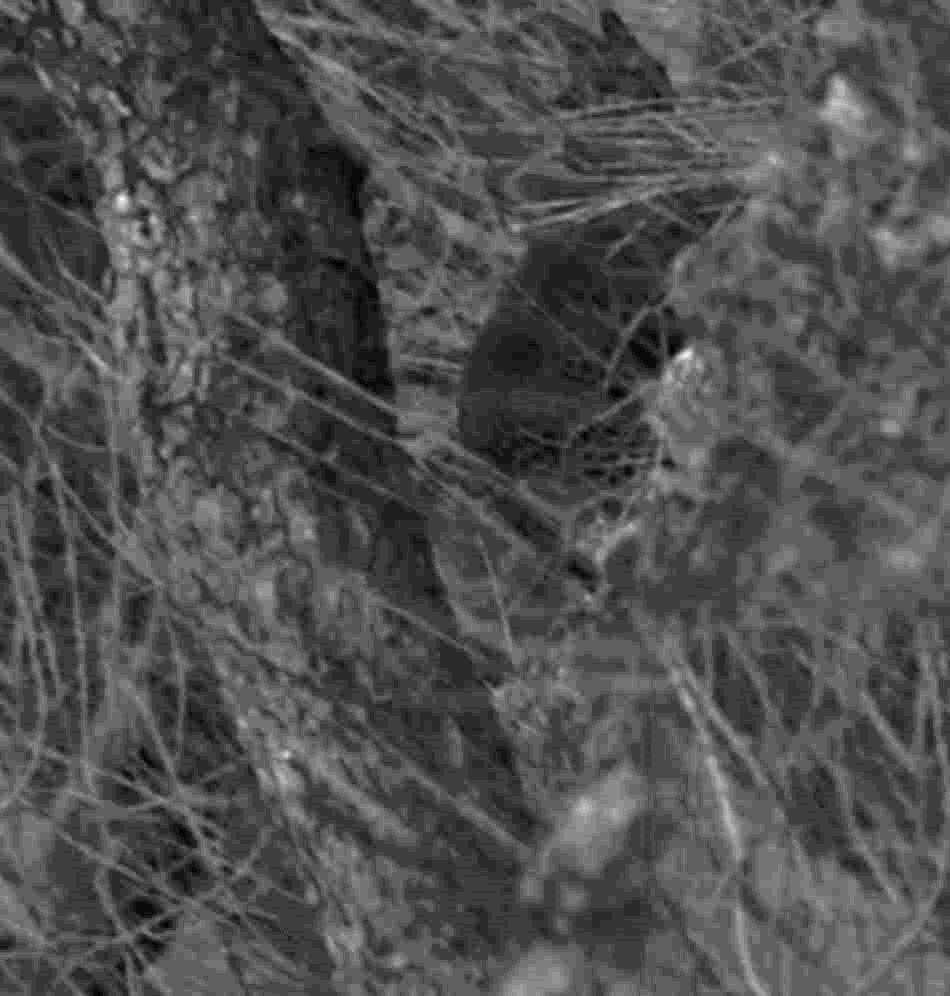
#> input picture cctv3.png, 950 x 996 px
$ python clahe3.py
#> lines starting #> are read from the running program, lines starting #| are printed output that depends on the picture
import cv2
import numpy as np

#reading a image from computer and taking dimensions
img = cv2.imread('cctv3.png')
#> img is the input picture: shape (996, 950, 3); min 0, max 24, mean 7.5
rows, cols = img.shape[:2]
#> rows = 996; cols = 950


#Boxfilter and blur function blurring
output_blur = cv2.blur(img, (25,25))
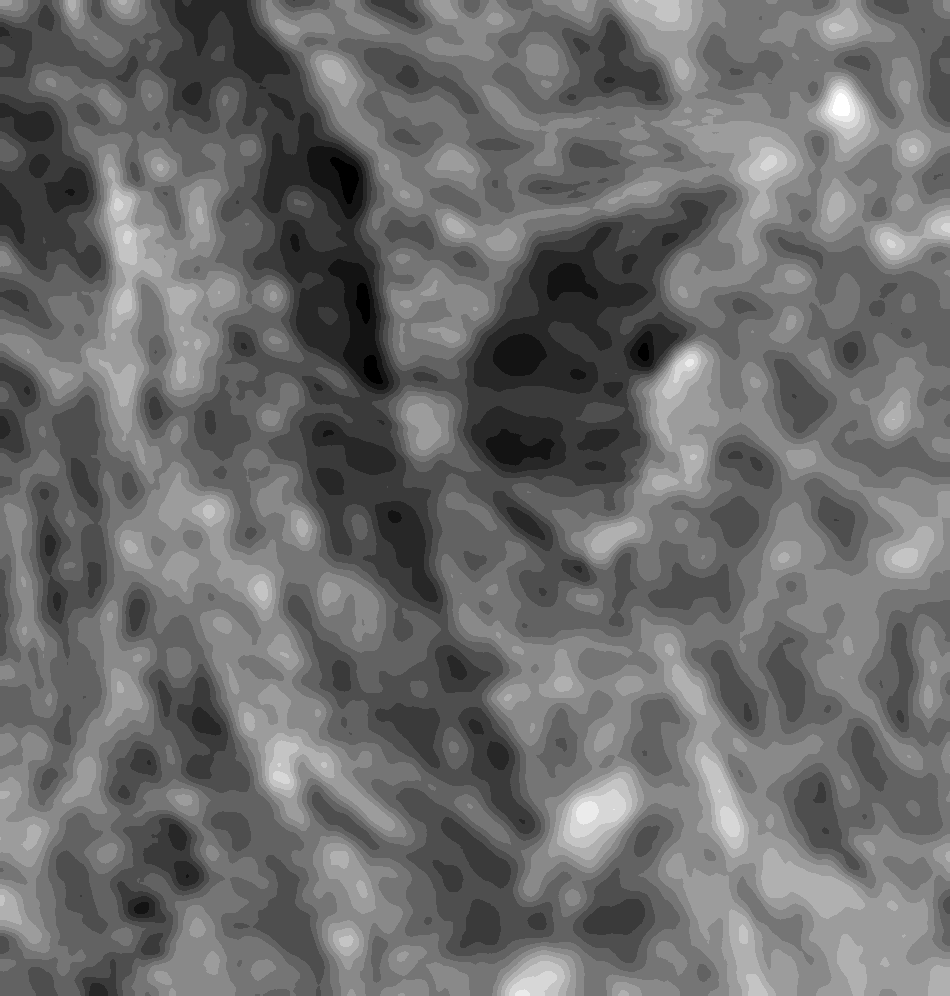
#> output_blur: shape (996, 950, 3); min 2, max 15, mean 7.52; drawn with min black and max white
output_box = cv2.boxFilter(img, -1, (3,3), normalize=False)


cv2.imshow('Box filter', output_box)

cv2.imshow('Original', img)
cv2.waitKey(0)

$ run again, with cctv1.png copied over cctv3.png
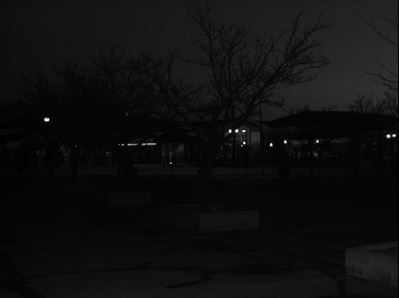
#> input picture cctv1.png, 399 x 298 px
#> img is the input picture: shape (298, 399, 3); min 0, max 255, mean 14.8
#> `output_box = cv2.boxFilter(img, -1, (3,3), normalize=False)`:
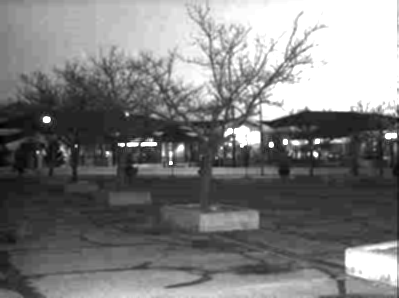
#> output_box: shape (298, 399, 3); min 0, max 255, mean 124.1

$ run again, with cctv2.png copied over cctv3.png
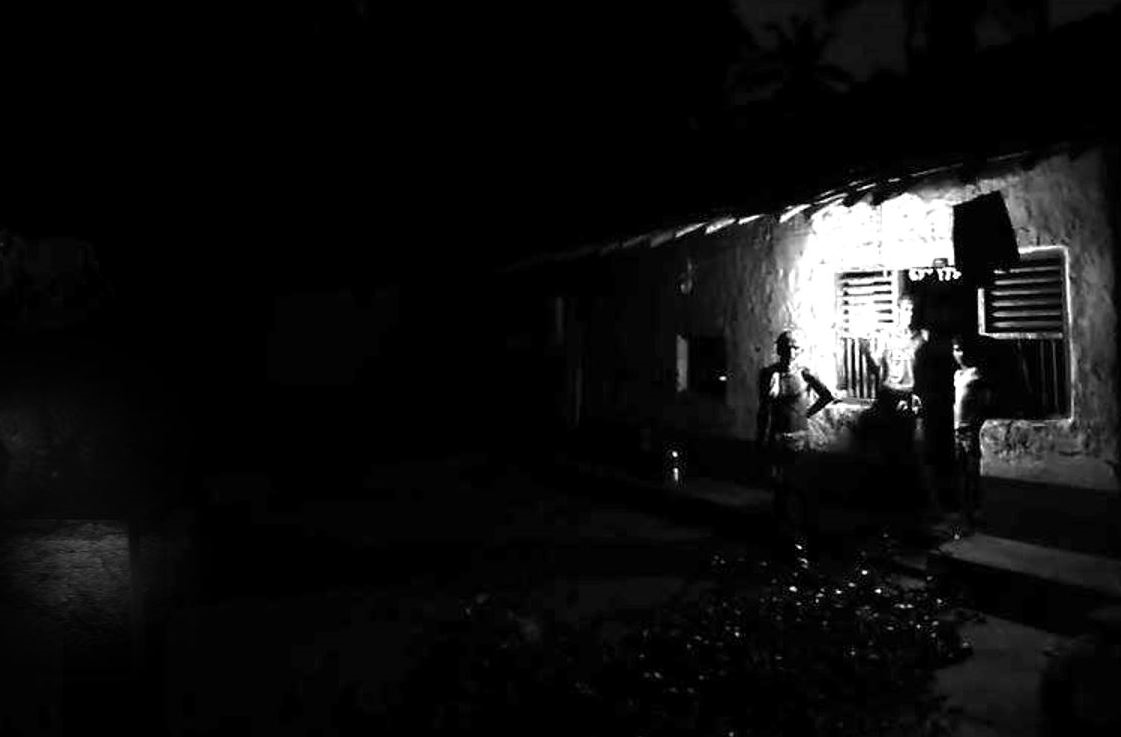
#> input picture cctv2.png, 1121 x 737 px
#> img is the input picture: shape (737, 1121, 3); min 0, max 255, mean 15.5
#> `output_blur = cv2.blur(img, (25,25))`:
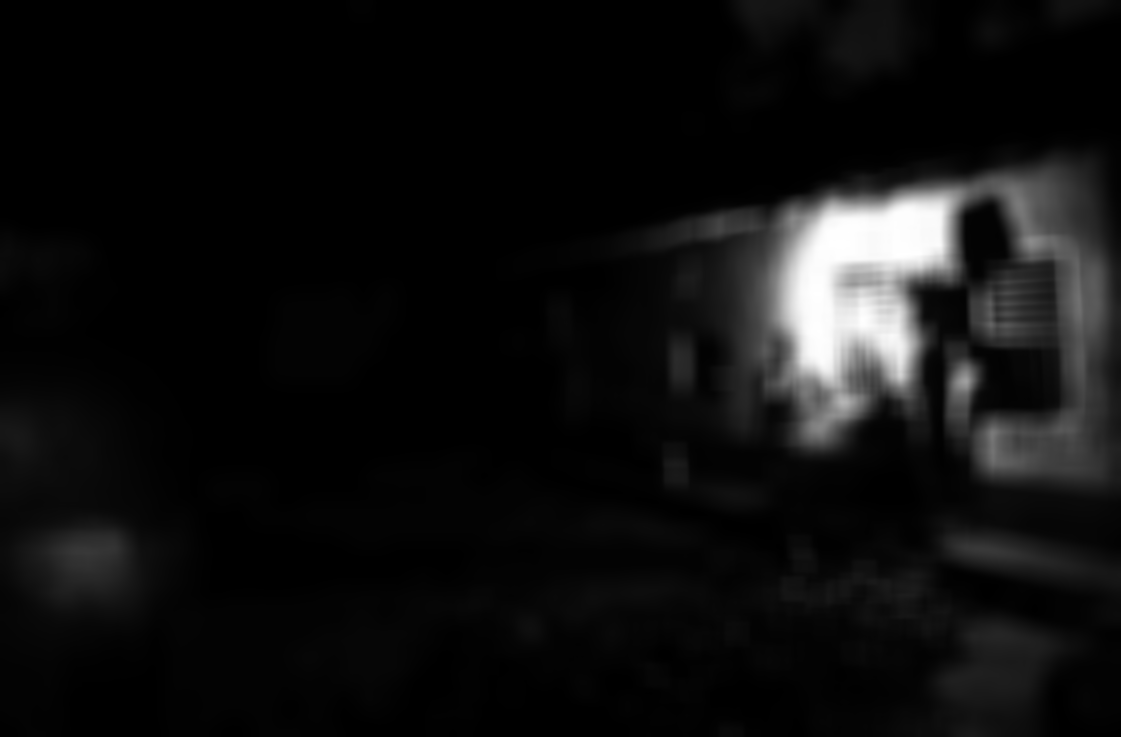
#> output_blur: shape (737, 1121, 3); min 0, max 255, mean 15.5
#> `output_box = cv2.boxFilter(img, -1, (3,3), normalize=False)`:
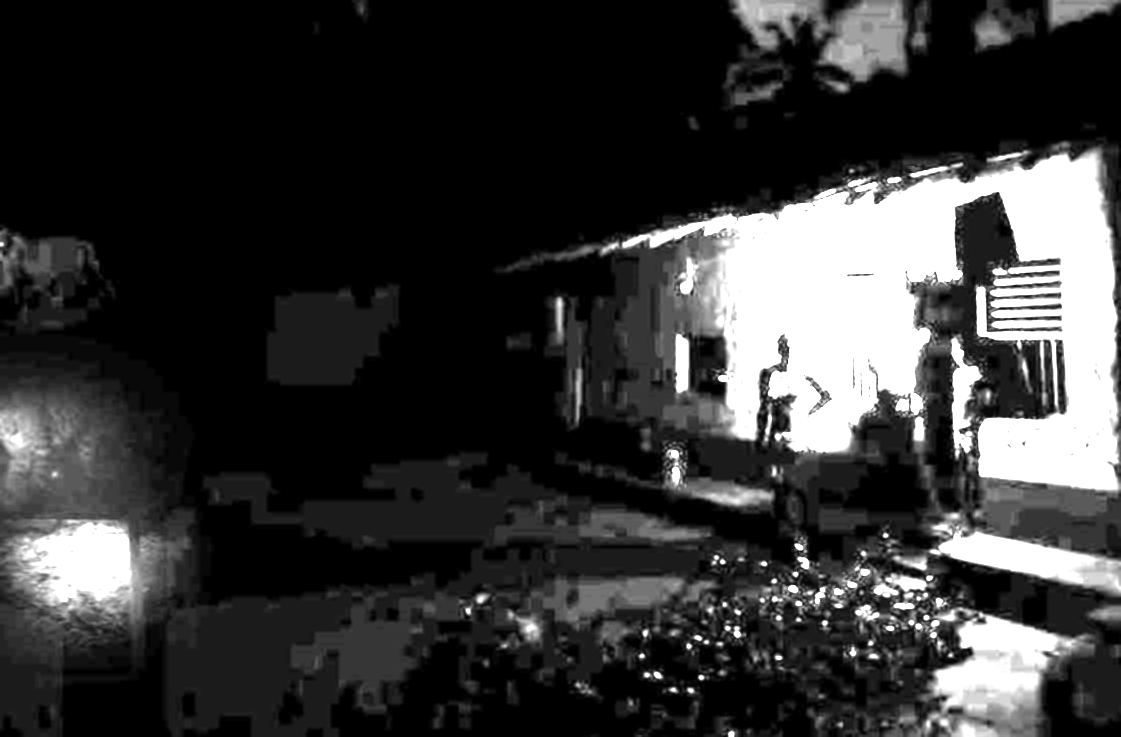
#> output_box: shape (737, 1121, 3); min 0, max 255, mean 54.6

$ run again, with cctv4.png copied over cctv3.png
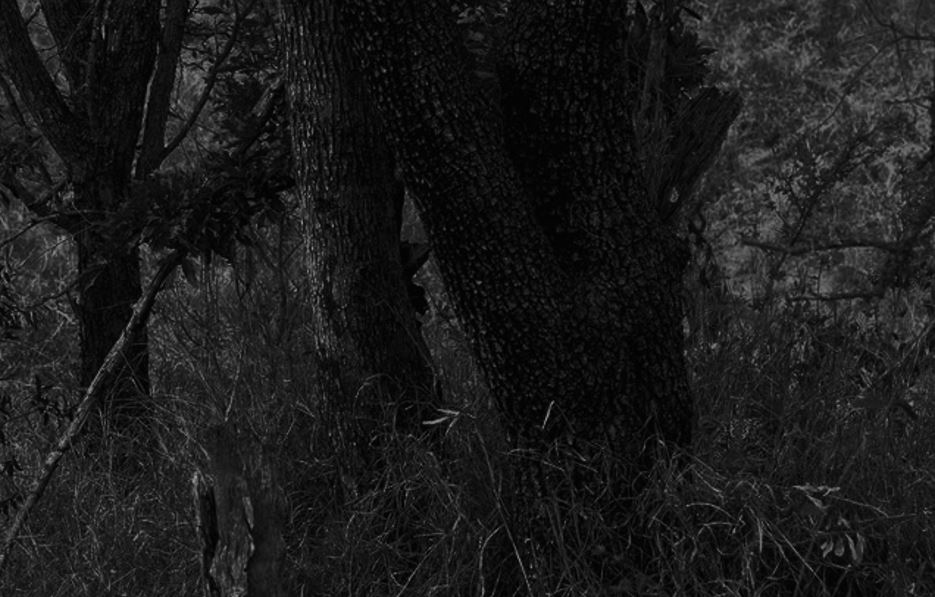
#> input picture cctv4.png, 935 x 597 px
#> img is the input picture: shape (597, 935, 3); min 0, max 158, mean 26.9
#> `output_blur = cv2.blur(img, (25,25))`:
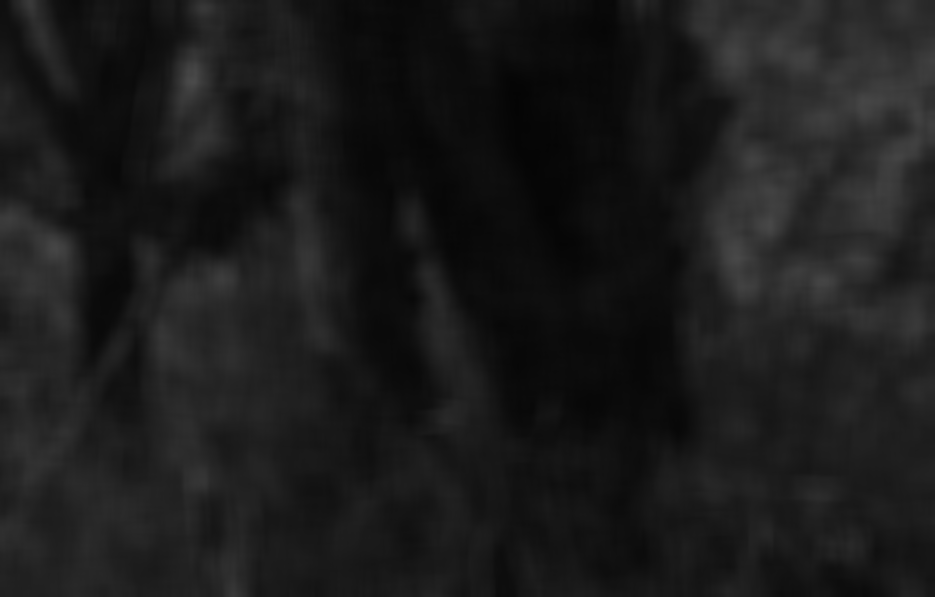
#> output_blur: shape (597, 935, 3); min 4, max 74, mean 26.9
#> `output_box = cv2.boxFilter(img, -1, (3,3), normalize=False)`:
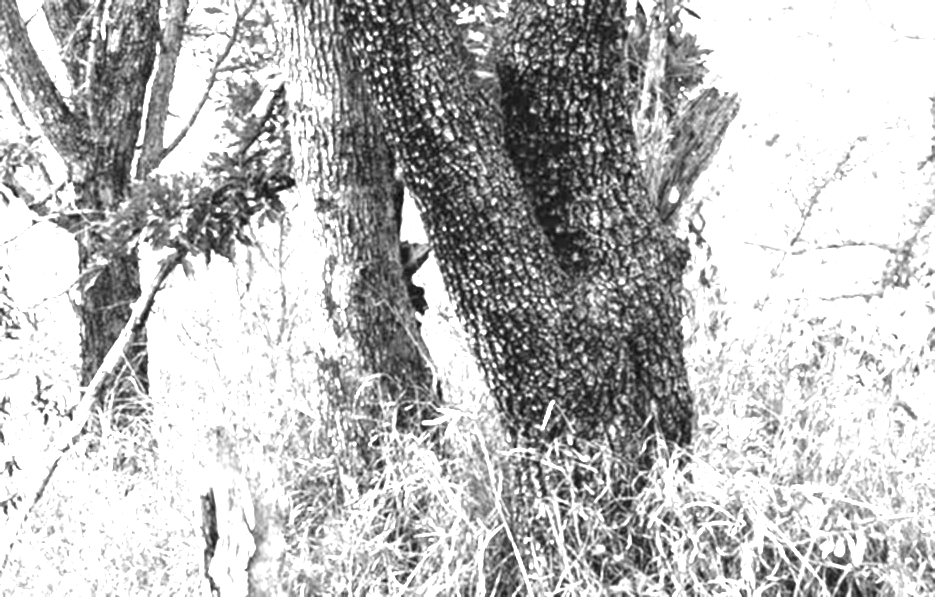
#> output_box: shape (597, 935, 3); min 10, max 255, mean 187
